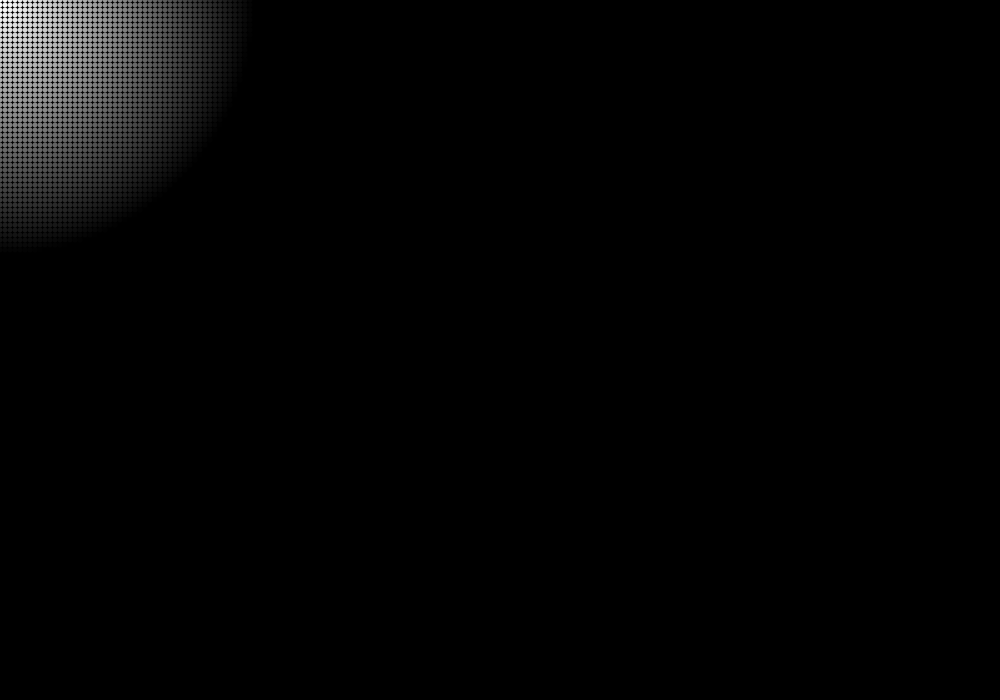
Frame 1 (no input)
Frame 60 (the mouse pressed at the canvas centre just before this capture): identical to frame 1, image omitted
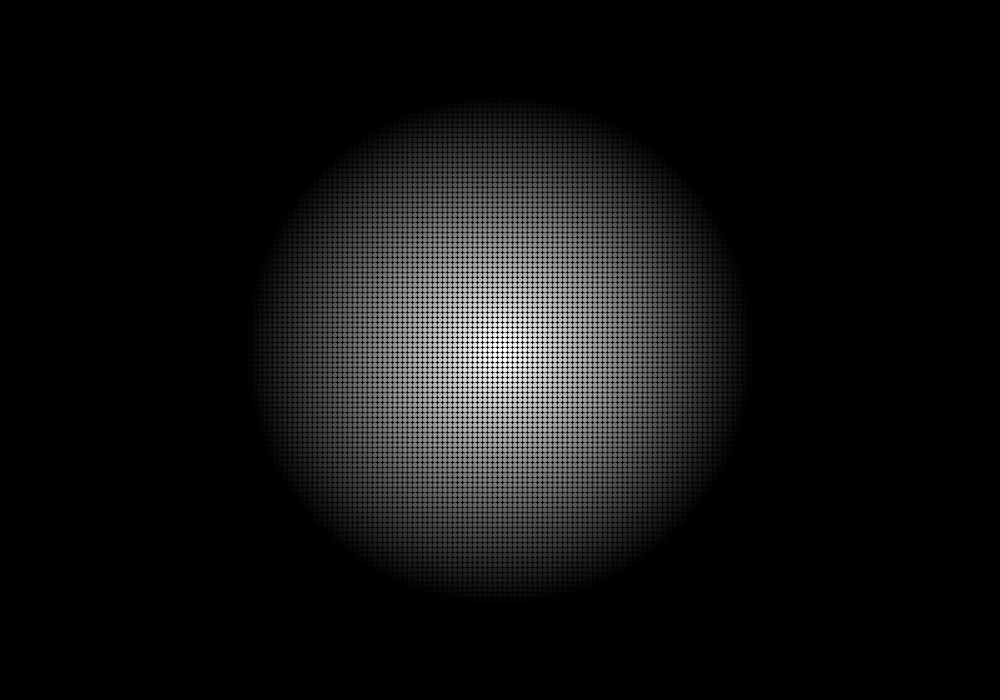
Frame 120 (the mouse held since frame 60 and released just before this capture)

The Processing sketch that drew these frames (run headless with seeded random() and noise(); from frame 60 on, the mouse is pressed at the canvas centre):

// Processing sketch: processing_105951
// ── processing_105951.pde

int cWidth = 200;
int cHeight = cWidth;
Circle[] circles = new Circle[cWidth*cHeight];
int radius = 5;

void setup(){
  frameRate(30);
  size(1000,700);
  for(int i = 0; i < cWidth; i++) {
    for(int q = 0; q < cHeight; q++) {
      int index = i*cWidth + q; 
      circles[index] = new Circle((i*radius), (q*radius), radius);
    }
  }
}

void draw(){
  background(0);
  for(int i = 0; i < circles.length; i++) {
    circles[i].colorCheck();
    circles[i].display();
  }
}
class Circle {
  
  int x;
  int y;
  int d;
  float fillColor;
  
  Circle(int xLoc, int yLoc, int diameter) {
    x = xLoc;
    y = yLoc;
    d = diameter;
    
  }
  
  void colorCheck() {
    fillColor = 255 - (dist(mouseX, mouseY, x, y));
    if (fillColor <= 0) { fillColor = 0; };
  }
  
  void display() {
    fill(fillColor);
    noStroke();
    ellipse(x,y,d,d);
  }
}
